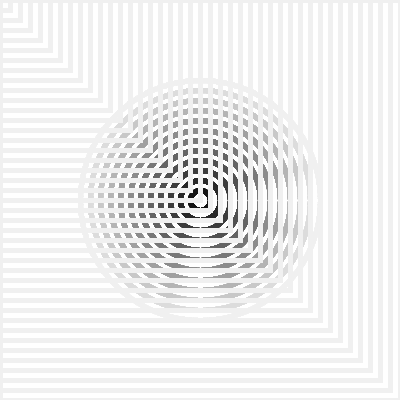
Frame 1 (no input)
Frame 60 (the mouse pressed at the canvas centre just before this capture): identical to frame 1, image omitted
Frame 120 (the mouse held since frame 60 and released just before this capture): identical to frame 1, image omitted

The Processing sketch that drew this single still picture (run headless with seeded random() and noise(); from frame 60 on, the mouse is pressed at the canvas centre):

// Processing sketch: processing_186706
// ── processing_186706.pde

//declare variables outside of function boxes
int sizer;
int fx,fy;






void setup (){//set initial values


size(400,400);//size of canvas

background(255);//color of background

noFill();
strokeWeight(5); //thickness of strokes
for(int i=0;i<=400;i+=10){
   for (int p=0;p<=200;p+=5) {

sizer=10; //declaring integer "sizer"
  
  stroke(i*2); 
 ellipse(width/2,height/2,i*2,i*2);//circle pattern in background

 rect(0,0,p*2,p*2); //rectangular background pattern
   }
}
}




void draw (){


  
  if(mousePressed && mouseButton==LEFT){//if left mouse pressed, fill with black
    
    fx+=(mouseX-fx)*.01; //slow speed
    fy+=(mouseY-fy)*.01;
    fill(0);
    noStroke();
    ellipse(fx,fy,sizer,sizer); //size and shape of ellipse
  }else
   if(mousePressed&&mouseButton==RIGHT){//if right mouse pressed, fill with dark blue/gray
     fill(75,105,119); //color of ellipse

  }else{//if no button pressed, draw nothing
    noFill();
  }
  noStroke();

    ellipse(mouseX,mouseY,7,20);//draw ellipses at current location with right or left button pressed
    
    
    
 
  if(mousePressed&&mouseButton==CENTER){//if center button is pressed, draw ellipse in dark red/gray
    fx+=(mouseX-fx)*.9;//fast when following mouse
    fy+=(mouseY-fy)*.9;
    fill(143,50,52);
    noStroke();
    ellipse(fx,fy,mouseX/10,mouseY/10); //ellipses become smaller or greater depending on location 
    
    
    
    
}

}
